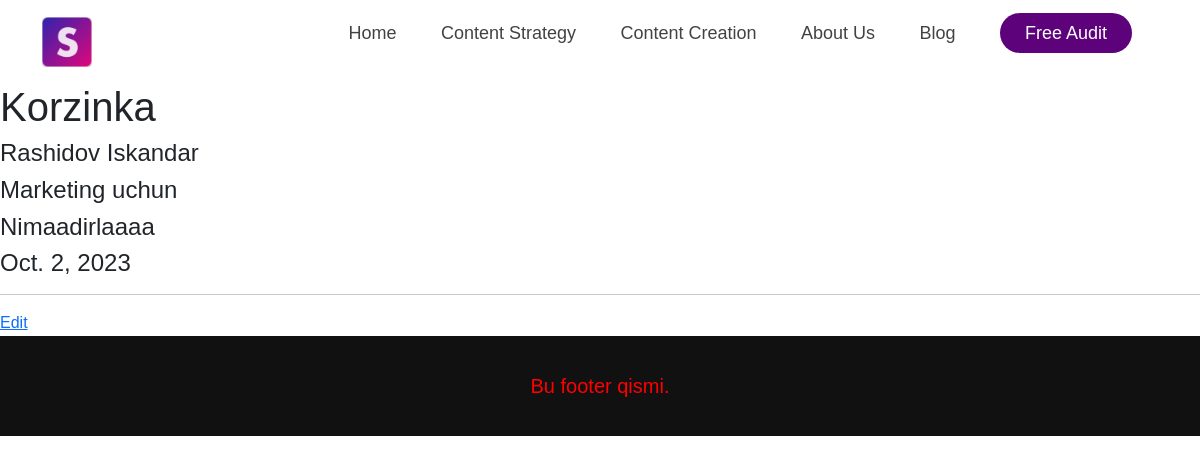
/datail/1/, run on the app's committed database.
### pagesapp/models.py (models this page shows, shortened)
class Projects(models.Model):
    id_projects=models.AutoField
    project_name=models.CharField(max_length=101)
    title=models.CharField(max_length=200)
    author=models.CharField(max_length=200)
    about=models.TextField()
    date_manufactured=models.DateField()

### pagesapp/views.py (the view)
# urls.py: path("datail/<int:pk>/", DatailView.as_view(), name="datail"),
class DatailView(DetailView):
    model=Projects
    template_name='datail.html'

### templates/datail.html (shortened to what this page needs)
<!DOCTYPE html>
<html lang="en">
<head>
</head>
<body>
    {% extends "base.html" %}
        {% block content %}
        <h1>{{ projects.project_name }}</h1>
        <h4>{{ projects.author }}</h4>
        <h4>{{ projects.title }}</h4>
        <h4>{{ projects.about }}</h4>
        <h4>{{ projects.date_manufactured }}</h4><hr>
        <a href="{% url "edit" projects.pk %}">Edit</a>
    {% endblock content %}

### templates/base.html (style rules this page uses)
body { font-family: sans-serif; }

### data on the page
Projects: project_name "Korzinka", author "Rashidov Iskandar", title "Marketing uchun", about "Nimaadirlaaaa", date_manufactured "Oct. 2, 2023"
